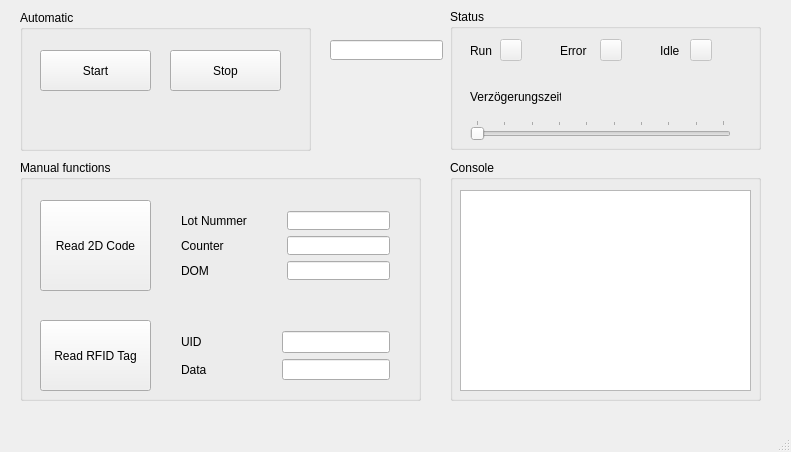
<?xml version="1.0" encoding="UTF-8"?>
<ui version="4.0">
 <class>window_main</class>
 <widget class="QMainWindow" name="window_main">
  <property name="geometry">
   <rect>
    <x>0</x>
    <y>0</y>
    <width>791</width>
    <height>452</height>
   </rect>
  </property>
  <property name="windowTitle">
   <string>MainWindow</string>
  </property>
  <widget class="QWidget" name="centralWidget">
   <widget class="QGroupBox" name="frame_auto">
    <property name="geometry">
     <rect>
      <x>20</x>
      <y>10</y>
      <width>291</width>
      <height>141</height>
     </rect>
    </property>
    <property name="title">
     <string>Automatic</string>
    </property>
    <widget class="QPushButton" name="btn_auto_start">
     <property name="geometry">
      <rect>
       <x>20</x>
       <y>40</y>
       <width>111</width>
       <height>41</height>
      </rect>
     </property>
     <property name="text">
      <string>Start</string>
     </property>
    </widget>
    <widget class="QPushButton" name="btn_auto_stop">
     <property name="geometry">
      <rect>
       <x>150</x>
       <y>40</y>
       <width>111</width>
       <height>41</height>
      </rect>
     </property>
     <property name="text">
      <string>Stop</string>
     </property>
    </widget>
   </widget>
   <widget class="QGroupBox" name="frame_manual">
    <property name="geometry">
     <rect>
      <x>20</x>
      <y>160</y>
      <width>401</width>
      <height>241</height>
     </rect>
    </property>
    <property name="title">
     <string>Manual functions</string>
    </property>
    <widget class="QPushButton" name="btn_man_datamatrix">
     <property name="geometry">
      <rect>
       <x>20</x>
       <y>40</y>
       <width>111</width>
       <height>91</height>
      </rect>
     </property>
     <property name="text">
      <string>Read 2D Code</string>
     </property>
    </widget>
    <widget class="QWidget" name="gridLayoutWidget">
     <property name="geometry">
      <rect>
       <x>150</x>
       <y>40</y>
       <width>231</width>
       <height>91</height>
      </rect>
     </property>
     <layout class="QGridLayout" name="gridLayout">
      <item row="0" column="0">
       <widget class="QLabel" name="lbl_lot">
        <property name="text">
         <string>Lot Nummer</string>
        </property>
       </widget>
      </item>
      <item row="1" column="2">
       <widget class="QLineEdit" name="txt_counter">
        <property name="readOnly">
         <bool>true</bool>
        </property>
       </widget>
      </item>
      <item row="0" column="2">
       <widget class="QLineEdit" name="txt_lot">
        <property name="readOnly">
         <bool>true</bool>
        </property>
       </widget>
      </item>
      <item row="2" column="2">
       <widget class="QLineEdit" name="txt_dom">
        <property name="readOnly">
         <bool>true</bool>
        </property>
       </widget>
      </item>
      <item row="0" column="1">
       <spacer name="horizontalSpacer">
        <property name="orientation">
         <enum>Qt::Horizontal</enum>
        </property>
        <property name="sizeHint" stdset="0">
         <size>
          <width>40</width>
          <height>20</height>
         </size>
        </property>
       </spacer>
      </item>
      <item row="1" column="0">
       <widget class="QLabel" name="lbl_counter">
        <property name="text">
         <string>Counter</string>
        </property>
       </widget>
      </item>
      <item row="2" column="1">
       <spacer name="horizontalSpacer_3">
        <property name="orientation">
         <enum>Qt::Horizontal</enum>
        </property>
        <property name="sizeHint" stdset="0">
         <size>
          <width>40</width>
          <height>20</height>
         </size>
        </property>
       </spacer>
      </item>
      <item row="1" column="1">
       <spacer name="horizontalSpacer_2">
        <property name="orientation">
         <enum>Qt::Horizontal</enum>
        </property>
        <property name="sizeHint" stdset="0">
         <size>
          <width>40</width>
          <height>20</height>
         </size>
        </property>
       </spacer>
      </item>
      <item row="2" column="0">
       <widget class="QLabel" name="lbl_dom">
        <property name="text">
         <string>DOM</string>
        </property>
       </widget>
      </item>
     </layout>
    </widget>
    <widget class="QPushButton" name="btn_man_rfid">
     <property name="geometry">
      <rect>
       <x>20</x>
       <y>160</y>
       <width>111</width>
       <height>71</height>
      </rect>
     </property>
     <property name="text">
      <string>Read RFID Tag</string>
     </property>
    </widget>
    <widget class="QWidget" name="gridLayoutWidget_2">
     <property name="geometry">
      <rect>
       <x>150</x>
       <y>160</y>
       <width>231</width>
       <height>71</height>
      </rect>
     </property>
     <layout class="QGridLayout" name="gridLayout_2">
      <item row="0" column="0">
       <widget class="QLabel" name="lbl_uid">
        <property name="text">
         <string>UID</string>
        </property>
       </widget>
      </item>
      <item row="1" column="0">
       <widget class="QLabel" name="lbl_data">
        <property name="text">
         <string>Data</string>
        </property>
       </widget>
      </item>
      <item row="0" column="1">
       <spacer name="horizontalSpacer_4">
        <property name="orientation">
         <enum>Qt::Horizontal</enum>
        </property>
        <property name="sizeHint" stdset="0">
         <size>
          <width>40</width>
          <height>20</height>
         </size>
        </property>
       </spacer>
      </item>
      <item row="0" column="2">
       <widget class="QLineEdit" name="txt_uid">
        <property name="readOnly">
         <bool>true</bool>
        </property>
       </widget>
      </item>
      <item row="1" column="1">
       <spacer name="horizontalSpacer_6">
        <property name="orientation">
         <enum>Qt::Horizontal</enum>
        </property>
        <property name="sizeHint" stdset="0">
         <size>
          <width>40</width>
          <height>20</height>
         </size>
        </property>
       </spacer>
      </item>
      <item row="1" column="2">
       <widget class="QLineEdit" name="txt_data">
        <property name="readOnly">
         <bool>true</bool>
        </property>
       </widget>
      </item>
     </layout>
    </widget>
   </widget>
   <widget class="QGroupBox" name="frame_status">
    <property name="geometry">
     <rect>
      <x>450</x>
      <y>9</y>
      <width>311</width>
      <height>141</height>
     </rect>
    </property>
    <property name="title">
     <string>Status</string>
    </property>
    <widget class="QLabel" name="lbl_run">
     <property name="geometry">
      <rect>
       <x>20</x>
       <y>30</y>
       <width>23</width>
       <height>23</height>
      </rect>
     </property>
     <property name="text">
      <string>Run</string>
     </property>
    </widget>
    <widget class="QPushButton" name="btn_status_run">
     <property name="enabled">
      <bool>false</bool>
     </property>
     <property name="geometry">
      <rect>
       <x>50</x>
       <y>30</y>
       <width>22</width>
       <height>22</height>
      </rect>
     </property>
     <property name="sizePolicy">
      <sizepolicy hsizetype="Fixed" vsizetype="Fixed">
       <horstretch>0</horstretch>
       <verstretch>0</verstretch>
      </sizepolicy>
     </property>
     <property name="text">
      <string/>
     </property>
    </widget>
    <widget class="QLabel" name="label">
     <property name="geometry">
      <rect>
       <x>210</x>
       <y>30</y>
       <width>22</width>
       <height>23</height>
      </rect>
     </property>
     <property name="text">
      <string>Idle</string>
     </property>
    </widget>
    <widget class="QLabel" name="lbl_run_2">
     <property name="geometry">
      <rect>
       <x>110</x>
       <y>30</y>
       <width>31</width>
       <height>23</height>
      </rect>
     </property>
     <property name="text">
      <string>Error</string>
     </property>
    </widget>
    <widget class="QPushButton" name="btn_status_err">
     <property name="enabled">
      <bool>false</bool>
     </property>
     <property name="geometry">
      <rect>
       <x>150</x>
       <y>30</y>
       <width>22</width>
       <height>22</height>
      </rect>
     </property>
     <property name="sizePolicy">
      <sizepolicy hsizetype="Fixed" vsizetype="Fixed">
       <horstretch>0</horstretch>
       <verstretch>0</verstretch>
      </sizepolicy>
     </property>
     <property name="text">
      <string/>
     </property>
    </widget>
    <widget class="QPushButton" name="btn_status_idle">
     <property name="enabled">
      <bool>false</bool>
     </property>
     <property name="geometry">
      <rect>
       <x>240</x>
       <y>30</y>
       <width>22</width>
       <height>22</height>
      </rect>
     </property>
     <property name="sizePolicy">
      <sizepolicy hsizetype="Fixed" vsizetype="Fixed">
       <horstretch>0</horstretch>
       <verstretch>0</verstretch>
      </sizepolicy>
     </property>
     <property name="text">
      <string/>
     </property>
    </widget>
    <widget class="QLabel" name="label_2">
     <property name="geometry">
      <rect>
       <x>20</x>
       <y>80</y>
       <width>91</width>
       <height>16</height>
      </rect>
     </property>
     <property name="text">
      <string>Verzögerungszeit</string>
     </property>
    </widget>
   </widget>
   <widget class="QGroupBox" name="frame_console">
    <property name="geometry">
     <rect>
      <x>450</x>
      <y>160</y>
      <width>311</width>
      <height>241</height>
     </rect>
    </property>
    <property name="title">
     <string>Console</string>
    </property>
    <widget class="QTextEdit" name="txt_console">
     <property name="geometry">
      <rect>
       <x>10</x>
       <y>30</y>
       <width>291</width>
       <height>201</height>
      </rect>
     </property>
     <property name="undoRedoEnabled">
      <bool>false</bool>
     </property>
     <property name="readOnly">
      <bool>true</bool>
     </property>
    </widget>
   </widget>
   <widget class="QSlider" name="speed_slider">
    <property name="geometry">
     <rect>
      <x>470</x>
      <y>120</y>
      <width>261</width>
      <height>20</height>
     </rect>
    </property>
    <property name="maximum">
     <number>9</number>
    </property>
    <property name="singleStep">
     <number>1</number>
    </property>
    <property name="pageStep">
     <number>1</number>
    </property>
    <property name="value">
     <number>0</number>
    </property>
    <property name="sliderPosition">
     <number>0</number>
    </property>
    <property name="tracking">
     <bool>true</bool>
    </property>
    <property name="orientation">
     <enum>Qt::Horizontal</enum>
    </property>
    <property name="tickPosition">
     <enum>QSlider::TicksAbove</enum>
    </property>
    <property name="tickInterval">
     <number>1</number>
    </property>
   </widget>
   <widget class="QLineEdit" name="txt_speed">
    <property name="geometry">
     <rect>
      <x>330</x>
      <y>40</y>
      <width>113</width>
      <height>20</height>
     </rect>
    </property>
   </widget>
  </widget>
  <widget class="QMenuBar" name="menuBar">
   <property name="geometry">
    <rect>
     <x>0</x>
     <y>0</y>
     <width>791</width>
     <height>21</height>
    </rect>
   </property>
  </widget>
  <widget class="QStatusBar" name="statusBar"/>
 </widget>
 <layoutdefault spacing="6" margin="11"/>
 <resources/>
 <connections/>
</ui>
